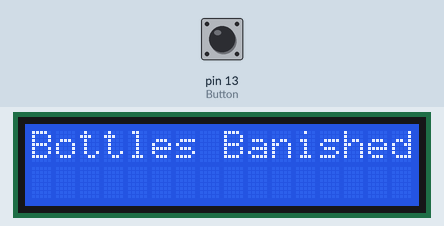
Bench run of a sketch on a simulated Arduino Uno, built with avr-gcc and run on an emulated ATmega328P. Parts: 16×2 character LCD. The test bench sets the inputs (shaded band); at power-on: pin 13 (Button) LOW. What the sketch prints to the serial monitor is not drawn.

Above: at 1.2 s.
1.3 s: pin 13 (Button) pulled HIGH for 0.15 s
At 2.4 s:
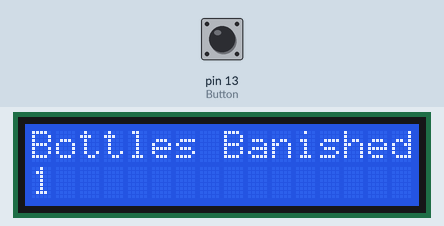
2.9 s: pin 13 (Button) pulled HIGH for 1 s
At 3.6 s:
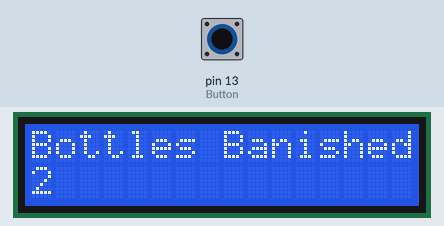
5.4 s: pin 13 (Button) pulled HIGH for 0.15 s
At 6.6 s:
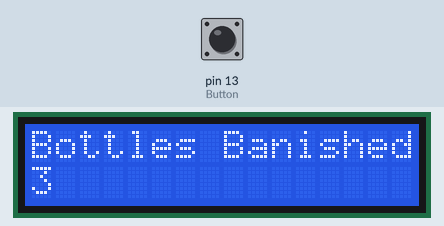
7.0 s: pin 13 (Button) pulled HIGH for 1 s
At 7.9 s:
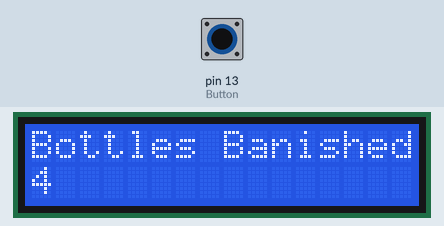
Timing chart, 0 to 10.0 s (numbered marks = the images above; inputs shaded):
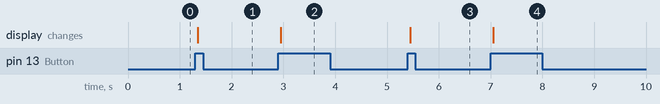

Measured:
- after the input at 1.3 s, the display: changes after 0.05 s (image 1)
- after the input at 2.9 s, the display: changes after 0.05 s (image 2)
- after the input at 5.4 s, the display: changes after 0.05 s (image 3)
- after the input at 7.0 s, the display: changes after 0.05 s (image 4)

The sketch:

Bottle_Counter.ino
```cpp
#include <LiquidCrystal.h>

const int Button = 13;
int state = 0;
int previousState = 0;
int Number = 0;

const int rs = 12, en = 11, d4 = 5, d5 = 4, d6 = 3, d7 = 2;
LiquidCrystal lcd(rs, en, d4, d5, d6, d7);

void setup()
{
  Serial.begin(9600);
  pinMode(Button, INPUT);
  lcd.begin(16, 2);
  lcd.print("Bottles Banished:");
}

void loop()
{
  state = digitalRead(Button);

  if (state == HIGH && previousState == LOW) {
    delay(50); // Debounce delay
    if (digitalRead(Button) == HIGH) { // Check again after debounce delay
      Number++;
      Serial.println("Bottles Banished:");
      Serial.println(Number);
      lcd.setCursor(0, 1); // Set cursor to second row
      lcd.print(Number);
    }
  }

  previousState = state;
}
```
